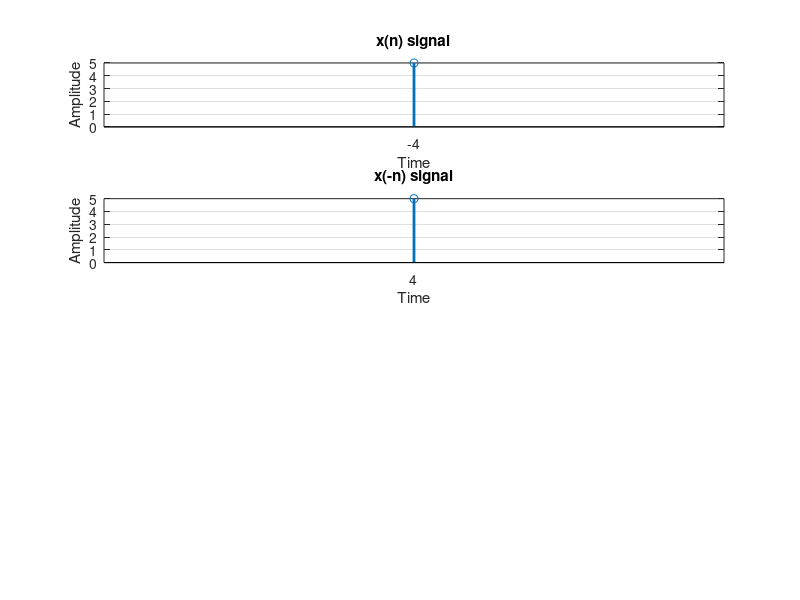

MATLAB code for this plot: (Note: this script raises an error after producing the figure.)
%Auto corr y(n)=x(n)*x(-n)
clc
clear all
close all
x=input('Enter the first array x(n) :');
xptr=input('Enter index of zero pointer x(n) :');
%h=input('Enter the second array h(n) :');
%hptr=input('Enter index of zero pointer h(n) :');
%n2=input('Enter the time sample range:');
h=x;
hptr=xptr;
x_lower_index=1-xptr;
x_upper_index=length(x)-xptr;
h_lower_index=1-hptr;
h_upper_index=length(h)-hptr;
%n2=-fliplr(n2);
dummy=h_lower_index;
h_lower_index=-h_upper_index
h_upper_index=abs(dummy)
z=[];
h=fliplr(h);
y_lower_index=x_lower_index+h_lower_index;
y_upper_index=x_upper_index+h_upper_index;
subplot(4,1,1)
stem(x_lower_index:x_upper_index,x,'linewidth' , 2);
hold on;
grid on;
title('x(n) signal');
xlabel('Time');
ylabel('Amplitude');
xticks(x_lower_index:1:x_upper_index);

subplot(4,1,2)
stem(h_lower_index:h_upper_index,h,'linewidth' , 2);
hold on;
grid on;
title('x(-n) signal');
xlabel('Time');
ylabel('Amplitude');
xticks(h_lower_index:1:h_upper_index);

convolution=xcorr(x,h);
%NEED TO DO PADDING FOR XCORR()
subplot(4,1,3)
stem(y_lower_index:y_upper_index,convolution,'linewidth' , 2);
hold on;
grid on;
title('y(n) signal with inbuilt function');
xlabel('Time');
ylabel('Amplitude');
xticks(y_lower_index:1:y_upper_index);

for i=1:length(x)
    g=h.*x(i);
    z=[z;g];
end
[r c]=size(z);
k=r+c;
t=2;
y=[];
cd=0;
while(t<=k)
    for i=1:r
        for j=1:c
            if((i+j)==t)
               cd=cd+z(i,j);
            end
        end
    end
    t=t+1;
    y=[y cd];
    cd=0;
end


subplot(4,1,4)
stem(y_lower_index:y_upper_index,y,'linewidth' , 2);
hold on;
grid on;
title('y(n) signal without inbuilt function');
xlabel('Time');
ylabel('Amplitude');
xticks(y_lower_index:1:y_upper_index);

display(y);